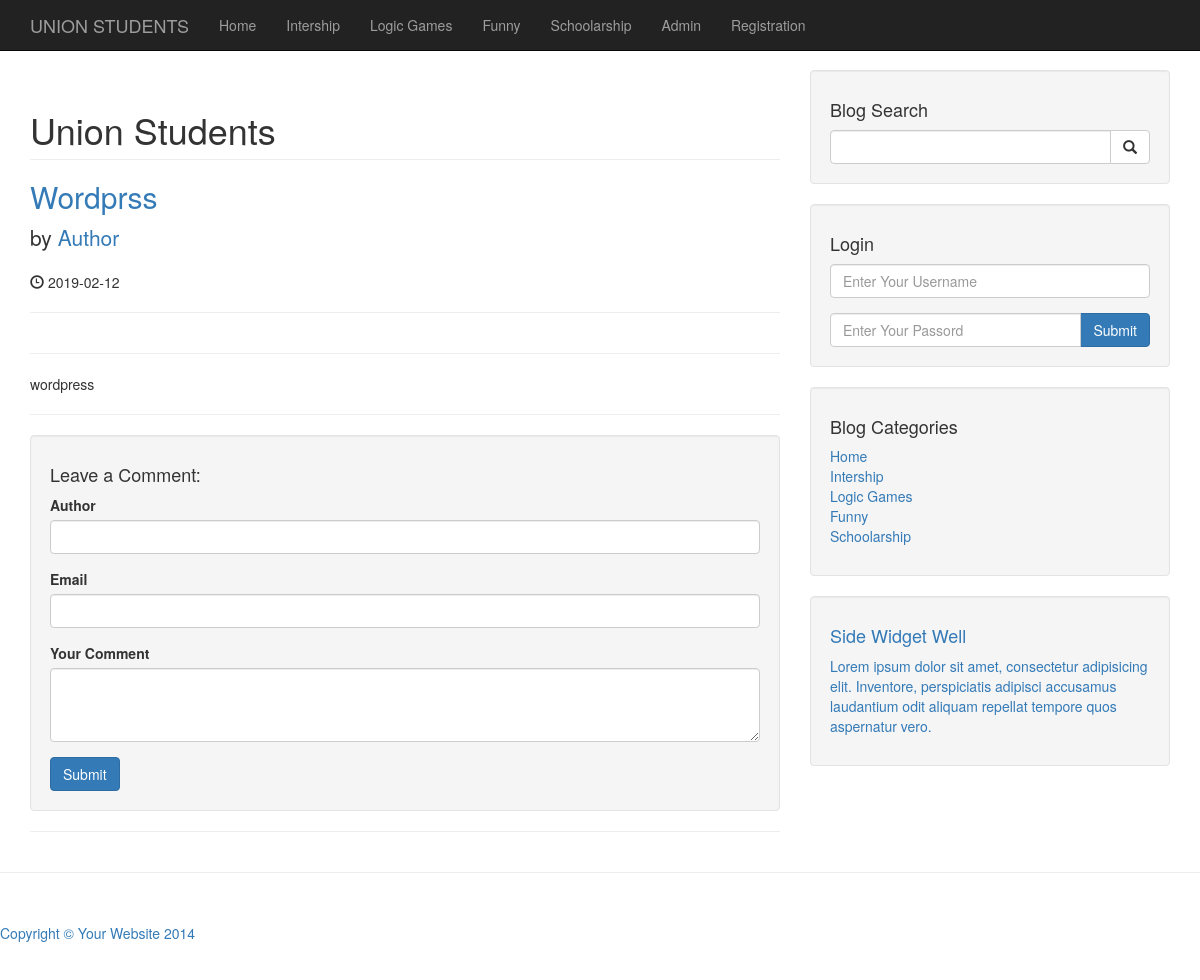
Screenshot of /post.php?p_id=28 with the database file from the repository.
### tables this page shows
CREATE TABLE `categories` (
  `cat_id` int(3) NOT NULL,
  `cat_title` varchar(300) NOT NULL
);

CREATE TABLE `posts` (
  `post_id` int(3) NOT NULL,
  `post_category_id` int(3) NOT NULL,
  `post_title` varchar(255) NOT NULL,
  `post_author` varchar(255) NOT NULL,
  `post_date` date NOT NULL,
  `post_image` text NOT NULL,
  `post_content` text NOT NULL,
  `post_tags` varchar(255) NOT NULL,
  `post_comment_count` int(11) NOT NULL,
  `post_status` varchar(255) NOT NULL DEFAULT 'draft',
  `post_views_count` int(11) NOT NULL
);

### post.php (the view, shortened to what this page needs)
<?php include "includes/header.php" ?>
   <?php include "includes/navigation.php" ?>
    <div class="container">
        <div class="row">
            <div class="col-md-8">
                <?php
                    if(isset($_GET['p_id'])){
                        $the_post_id = $_GET['p_id'];
                    $query = "SELECT * FROM posts WHERE post_id = $the_post_id ";
                    $select_all_posts_from_query = mysqli_query($connection, $query);
                    while($row = mysqli_fetch_assoc( $select_all_posts_from_query)){
                        $post_title = $row['post_title'];
                        $post_author = $row['post_author'];
                        $post_date = $row['post_date'];
                        $post_content = $row['post_content'];
                        ?>
                <h1 class="page-header">
                    Union  Students
                </h1>
                <h2>
                    <a href="#"><?php echo $post_title ?></a>
                </h2>
                <p class="lead">
                    by <a href="index.php"><?php echo $post_author ?></a>
                </p>
                <p><span class="glyphicon glyphicon-time"></span> <?php echo $post_date ?></p>
                <hr>
                <hr>
                <p><?php echo $post_content ?></p>
                <hr>
                       <?php }
                    }else{
                        header("Location:index.php");
                    }
                ?>
                <div class="well">
                    <h4>Leave a Comment:</h4>
                    <form action = "" method="post" role="form">
                       <label for="author">Author</label>
                       <div class="form-group">
                            <input type="text" class="form-control" name="comment_author">
                        </div>
                       <label for="email">Email</label>
                       <div class="form-group">
                            <input type="email" class="form-control" name="comment_email">
                        </div>
                         <label for="comment">Your Comment</label>
                        <div class="form-group">
                            <textarea name = "comment_content" class="form-control" rows="3"></textarea>
                        </div>
                        <button type="submit" name = "create_comment" class="btn btn-primary">Submit</button>
                    </form>
                </div>
                <hr>
         </div>
           <?php include "includes/sidebar.php"; ?>
        </div>
</div>
        <hr>
        <?php include "includes/footer.php";?>

### includes/navigation.php (shortened to what this page needs)
<?php include "includes/db.php";?>
      <nav class="navbar navbar-inverse navbar-fixed-top" role="navigation">
       <div class="container">
           <div class="navbar-header">
               <a class="navbar-brand" href="index.php">UNION STUDENTS</a>
           </div>
           <div class="collapse navbar-collapse" id="bs-example-navbar-collapse-1">
               <ul class="nav navbar-nav">
               <?php
                   $query = "SELECT * FROM categories";
                   $select_all_from_categories = mysqli_query($connection, $query);
                   while($row = mysqli_fetch_assoc($select_all_from_categories)){
                       $cat_title = $row['cat_title'];
                       echo "<li><a href = '#'>{$cat_title}</a></li>";
                   }
                ?>
                   <li>
                       <a href="admin">Admin</a>
                   </li>
                   <li>
                       <a href="registration.php">Registration</a>
                   </li>
               </ul>
           </div>
       </div>
   </nav>

### includes/sidebar.php
 <div class="col-md-4">
    <div class="well">
        <h4>Blog Search</h4>
        <form action = "search.php" method = "post">
        <div class="input-group">
            <input name = "search" type="text" class="form-control">
            <span class="input-group-btn">
                <button name = "submit" class="btn btn-default" type="submit">
                    <span class="glyphicon glyphicon-search"></span>
            </button>
            </span>
        </div>
        </form>
    </div>
    <div class="well">
        <h4>Login</h4>
        <form action = "includes/login.php" method = "post">
            <div class="form-group">
                <input name = "username" type="text" class="form-control" placeholder="Enter Your Username">
             </div>
            <div class="input-group">
                <input name = "password" type="password" class="form-control" placeholder="Enter Your Passord">
                <span class="input-group-btn">
                    <button  class="btn btn-primary" name = "login" type="submit">Submit
                </button>
                </span>
             </div>
        </form>
    </div>
                <div class="well">
                 <?php
                    $query = "SELECT * FROM categories";
                    $select_categories_sidebar = mysqli_query($connection, $query);
                 ?>
                    <h4>Blog Categories</h4>
                    <div class="row">
                        <div class="col-lg-12">
                            <ul class="list-unstyled">
                        <?php
                            while($row = mysqli_fetch_assoc( $select_categories_sidebar)){
                            $cat_title = $row['cat_title'];
                            $cat_id = $row['cat_id'];
                            echo "<li><a href = 'category.php?category=$cat_id'>{$cat_title}</li>";
                        }
                         ?>
                            </ul>
                        </div>
                    </div>
     </div>
              <?php include "widgets.php"; ?>
</div>

### css/blog-home.css (style rules this page uses)
body { padding-top: 70px; }

### rows the page displays
categories: cat_title "Home"
categories: cat_title "Intership"
categories: cat_title "Logic Games"
categories: cat_title "Funny"
categories: cat_title "Schoolarship"
posts: post_title "Wordprss", post_author "Author", post_date "2019-02-12", post_content "wordpress"
